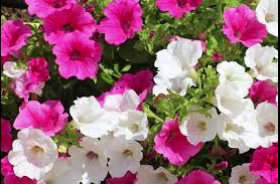
#> input picture frame 19 of lec2note_main/audiotest.webm, 280 x 184 px
$ python video_pipeline.py
#> lines starting #> are read from the running program, lines starting #| are printed output that depends on the picture
import os
import cv2
import numpy as np


class betterFrameCacher:
    def __init__(self, threshold):
#> in video_pipeline, frame is the input picture: shape (184, 280, 3); mean B, G, R 119.7, 105.9, 155.4
        self.bestFrame = None
        self.prev = -1
        self.isBoring = True
        self.threshold = threshold

    def getScore(self, newFrame):
        grayFrame = cv2.cvtColor(newFrame, cv2.COLOR_BGR2GRAY)
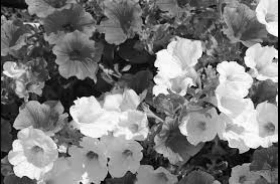
#> grayFrame: shape (184, 280); min 0, max 255, mean 122.2
        hist = cv2.calcHist([grayFrame], [0], None, [16], [0, 256])
#> hist = [1180, 2962, 3367, 4360, 4954, 4359, 3802, 3579, 3493, 3396, 3533, 2617, 2055, 2481, 2828, 2554]
        hist = np.reshape(hist, [len(hist)])
        hist = hist/np.sum(hist)
#> hist = [0.0229, 0.0575, 0.0654, 0.0846, 0.0962, 0.0846, 0.0738, 0.0695, 0.0678, 0.0659, 0.0686, 0.0508, 0.0399, 0.0482, 0.0549, 0.0496]
        vals = np.array(range(len(hist)))
#> vals = [0, 1, 2, 3, 4, 5, 6, 7, 8, 9, 10, 11, 12, 13, 14, 15]
        variance = (np.sum(vals*vals*hist))-(np.sum(vals*hist))**2
#> variance = 17.78
        return variance

    def update(self, newFrame):
        score = self.getScore(newFrame)
#> score = 17.78
        if (score > self.prev):
            self.bestFrame = newFrame
            self.prev = score
#> self.prev = 17.78
            self.isBoring = score < self.threshold
#> self.isBoring = False

    # [4 lines left out: function set, not called in this run]
        # Get histograms of each


def video_pipeline(inputFile, outputFolder):

    # Video pipeline started.
    # Create the /frames directory
    if not os.path.exists(outputFolder+"/frames"):
        os.mkdir(outputFolder+"/frames")

    cap = cv2.VideoCapture(inputFile)
    prevFrame = None
    frame = None
    sequenceFrames = 0
    videoSequenceFrames = 0
    frameCount = 0
    fps = cap.get(cv2.CAP_PROP_FPS)

    fcount = cap.get(cv2.CAP_PROP_FRAME_COUNT)

    results = []
    currentSectionIsVideo = False

    sequencebestFrameCache = betterFrameCacher(threshold=0.05)
    globalBestFrameCache = betterFrameCacher(threshold=0.05)

    # [43 lines left out: function writeRecord, not called in this run]

    def bitsDifferent(phash1, phash2):
        # calculate bitwise difference
        hnorm = 0
        for byteIndex in range(8):
            xorPhash = phash1[0][byteIndex] ^ phash2[0][byteIndex]
            for bitIndex in range(8):
                if (xorPhash >> bitIndex) & 1 == 1:
                    hnorm += 1
        return hnorm

    oldPhash = None
    oldDiffs = []
    # Process all frames
    while True:
        ret, frame = cap.read()
        if not ret:
            break

        phash = cv2.img_hash.pHash(frame)
        if prevFrame is not None:
            difference = bitsDifferent(phash, oldPhash)
            # Check if there was a huge difference (i.e. a slide has popped up, etc)
            if difference > 2:
                significant=True
                for d in oldDiffs:
                    if difference<d+5:
                        significant=False
                if significant:
                    writeRecord()
                    # reset most interesting frame
                    sequencebestFrameCache.set(frame)
                else:
                    videoSequenceFrames += 1
                    currentSectionIsVideo = True
            oldDiffs.append(difference)
            if len(oldDiffs) > 10:
                oldDiffs.pop(0)
        # Also pick out the most interesting frames from the picture, lest we get weird fade-ins
        sequencebestFrameCache.update(frame)
        globalBestFrameCache.update(frame)

        prevFrame = frame
        oldPhash = phash
        sequenceFrames += 1
        frameCount += 1

        if frameCount % 1000 == 0:
            pass
            # Processed up to {frameCount/fps}s

    # write the final slide
    writeRecord()

    # write the global most interesting slide so we can have a thumbnail for the video
    cv2.imwrite(outputFolder+"/thumbnail.png", globalBestFrameCache.bestFrame)
    return results


if __name__ == "__main__":
    result = video_pipeline("audiotest.webm", ".")
    #print(result)

$ run again, starting later in the video
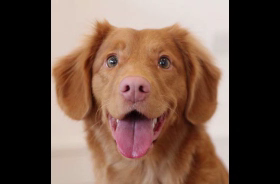
#> input picture frame 158 of lec2note_main/audiotest.webm, 280 x 184 px
#> in video_pipeline, frame is the input picture: shape (184, 280, 3); mean B, G, R 71.5, 84.2, 109.5
#> in getScore, `grayFrame = cv2.cvtColor(newFrame, cv2.COLOR_BGR2GRAY)`:
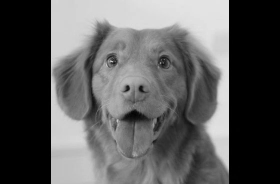
#> grayFrame: shape (184, 280); min 0, max 228, mean 90.3
#> in getScore, `hist = cv2.calcHist([grayFrame], [0], None, [16], [0, 256])`: hist = [18823, 235, 894, 1918, 2240, 2599, 3744, 3218, 2943, 2199, 1501, 1092, 2126, 6198, 1790, 0]
#> in getScore, `hist = hist/np.sum(hist)`: hist = [0.365, 0.00456, 0.0174, 0.0372, 0.0435, 0.0504, 0.0727, 0.0625, 0.0571, 0.0427, 0.0291, 0.0212, 0.0413, 0.12, 0.0347, 0]
#> vals = [0, 1, 2, 3, 4, 5, 6, 7, 8, 9, 10, 11, 12, 13, 14, 15]
#> variance = 24.97
#> self.isBoring = False
